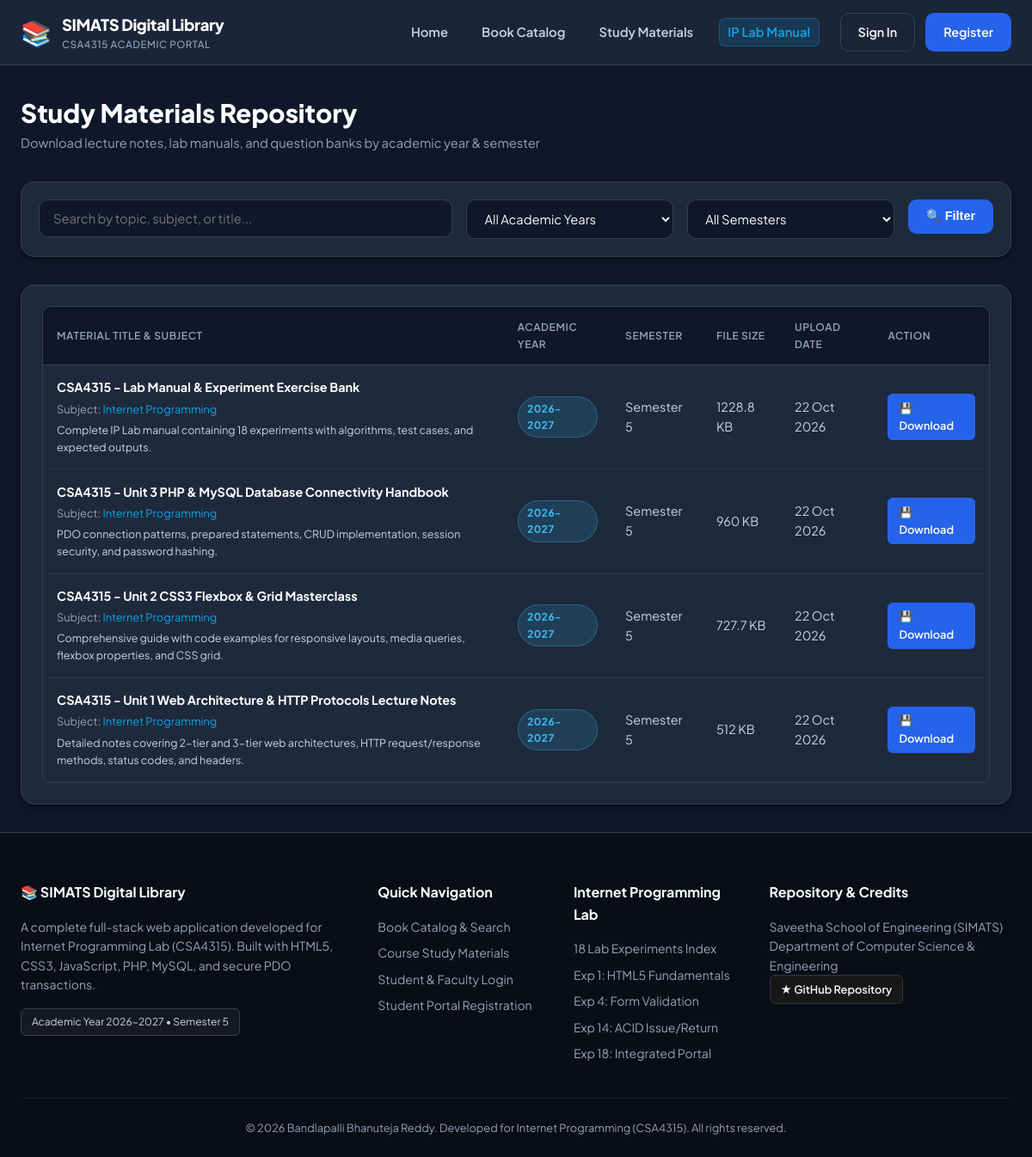
/student/materials.php, run on the app's committed database.
### tables this page shows
CREATE TABLE IF NOT EXISTS study_materials (
    id INT AUTO_INCREMENT PRIMARY KEY,
    title VARCHAR(255) NOT NULL,
    subject VARCHAR(150) NOT NULL,
    academic_year VARCHAR(20) NOT NULL,
    semester VARCHAR(20) NOT NULL,
    description TEXT DEFAULT NULL,
    file_path VARCHAR(255) NOT NULL,
    file_size INT DEFAULT 0,
    uploaded_by INT DEFAULT NULL,
    created_at TIMESTAMP DEFAULT CURRENT_TIMESTAMP,
    FOREIGN KEY (uploaded_by) REFERENCES users(id) ON DELETE SET NULL,
    INDEX idx_material_acad (academic_year, semester)
);

### student/materials.php (the view, shortened to what this page needs)
<?php
$search = trim($_GET['q'] ?? '');
$materials = [];
try {
    $pdo = get_db_connection();
    $sql = "SELECT sm.*, u.name AS uploader_name FROM study_materials sm LEFT JOIN users u ON sm.uploaded_by = u.id WHERE 1=1";
    $params = [];
    $sql .= " ORDER BY sm.id DESC";
    $stmt = $pdo->prepare($sql);
    $stmt->execute($params);
    $materials = $stmt->fetchAll();
} catch (Exception $e) {
    set_flash('error', 'Error fetching study materials: ' . $e->getMessage());
}
include_once __DIR__ . '/../includes/header.php';
?>
<div style="display: flex; justify-content: space-between; align-items: center; margin-bottom: 2rem; flex-wrap: wrap; gap: 1rem;">
    <div>
        <h1 style="font-size: 1.85rem; font-weight: 800; color: #ffffff;">Study Materials Repository</h1>
        <p style="color: var(--text-muted); font-size: 0.92rem;">Download lecture notes, lab manuals, and question banks by academic year & semester</p>
    </div>
</div>
<div class="card" style="margin-bottom: 2rem; padding: 1.25rem;">
    <form action="<?php echo BASE_URL; ?>/student/materials.php" method="GET" style="display: flex; gap: 1rem; flex-wrap: wrap;">
        <div style="flex: 2; min-width: 220px;">
            <input type="text" name="q" class="form-control" placeholder="Search by topic, subject, or title..." value="<?php echo htmlspecialchars($search); ?>">
        </div>
        <div style="flex: 1; min-width: 150px;">
            <select name="year" class="form-control" onchange="this.form.submit()">
                <option value="">All Academic Years</option>
            </select>
        </div>
        <div style="flex: 1; min-width: 150px;">
            <select name="semester" class="form-control" onchange="this.form.submit()">
                <option value="">All Semesters</option>
            </select>
        </div>
        <div>
            <button type="submit" class="btn btn-primary">&#128269; Filter</button>
        </div>
    </form>
</div>
<div class="card" style="padding: 1.5rem;">
    <?php if (!empty($materials)): ?>
        <div class="table-responsive">
            <table class="data-table">
                <thead>
                    <tr>
                        <th>Material Title & Subject</th>
                        <th>Academic Year</th>
                        <th>Semester</th>
                        <th>File Size</th>
                        <th>Upload Date</th>
                        <th>Action</th>
                    </tr>
                </thead>
                <tbody>
                    <?php foreach ($materials as $m): ?>
                        <tr>
                            <td>
                                <strong style="color: #ffffff;"><?php echo htmlspecialchars($m['title']); ?></strong>
                                <div style="font-size: 0.8rem; color: var(--text-muted); margin-top: 0.2rem;">
                                    Subject: <span style="color: var(--accent);"><?php echo htmlspecialchars($m['subject']); ?></span>
                                </div>
                                <p style="font-size: 0.78rem; color: var(--text-secondary); margin-top: 0.3rem;">
                                    <?php echo htmlspecialchars($m['description'] ?? ''); ?>
                                </p>
                            </td>
                            <td><span class="badge badge-info"><?php echo htmlspecialchars($m['academic_year']); ?></span></td>
                            <td><?php echo htmlspecialchars($m['semester']); ?></td>
                            <td><?php echo round(($m['file_size'] ?? 1024) / 1024, 1); ?> KB</td>
                            <td><?php echo date('d M Y', strtotime($m['created_at'])); ?></td>
                            <td>
                                <a href="<?php echo BASE_URL; ?>/materials/download.php?id=<?php echo $m['id']; ?>" class="btn btn-sm btn-primary">
                                    &#128190; Download
                                </a>
                            </td>
                        </tr>
                    <?php endforeach; ?>
                </tbody>
            </table>
        </div>
    <?php else: ?>
        <p style="text-align: center; color: var(--text-muted); padding: 3rem;">No study materials found for the selected filter criteria.</p>
    <?php endif; ?>
</div>
<?php include_once __DIR__ . '/../includes/footer.php'; ?>

### assets/css/style.css (style rules this page uses)
:root { --primary: #2563eb; --primary-hover: #1d4ed8; --primary-light: #dbeafe; --primary-glow: rgba(37, 99, 235, 0.2); --accent: #0ea5e9; --accent-dark: #0284c7; --bg-dark: #0f172a; --bg-surface: #1e293b; --bg-card: #1e293b; --bg-card-hover: #334155; --bg-input: #0f172a; --border-color: #334155; --border-light: #475569; --text-primary: #f8fafc; --text-secondary: #cbd5e1; --text-muted: #94a3b8; --success: #10b981; --success-bg: rgba(16, 185, 129, 0.15); --warning: #f59e0b; --warning-bg: rgba(245, 158, 11, 0.15); --danger: #ef4444; --danger-bg: rgba(239, 68, 68, 0.15); --info: #38bdf8; --info-bg: rgba(56, 189, 248, 0.15); --radius-sm: 6px; --radius-md: 10px; --radius-lg: 16px; --radius-full: 9999px; --shadow-sm: 0 1px 2px rgba(0, 0, 0, 0.3); --shadow-md: 0 4px 6px -1px rgba(0, 0, 0, 0.4), 0 2px 4px -2px rgba(0, 0, 0, 0.3); --shadow-lg: 0 10px 15px -3px rgba(0, 0, 0, 0.5), 0 4px 6px -4px rgba(0, 0, 0, 0.4); --shadow-xl: 0 20px 25px -5px rgba(0, 0, 0, 0.6), 0 8px 10px -6px rgba(0, 0, 0, 0.5); --transition: all 0.2s cubic-bezier(0.4, 0, 0.2, 1); }
*, *::before, *::after { box-sizing: border-box; margin: 0; padding: 0; }
body { font-family: 'Plus Jakarta Sans', -apple-system, BlinkMacSystemFont, 'Segoe UI', Roboto, sans-serif; background-color: var(--bg-dark); color: var(--text-primary); line-height: 1.6; min-height: 100vh; display: flex; flex-direction: column; }
.btn { display: inline-flex; align-items: center; justify-content: center; gap: 0.5rem; padding: 0.65rem 1.25rem; font-size: 0.9rem; font-weight: 600; border-radius: var(--radius-md); border: 1px solid transparent; cursor: pointer; text-decoration: none; transition: var(--transition); }
.btn-sm { padding: 0.35rem 0.75rem; font-size: 0.8rem; border-radius: var(--radius-sm); }
.btn-primary { background: var(--primary); color: #ffffff; }
.card { background: var(--bg-card); border: 1px solid var(--border-color); border-radius: var(--radius-lg); padding: 1.75rem; box-shadow: var(--shadow-md); transition: var(--transition); }
.table-responsive { overflow-x: auto; border-radius: var(--radius-md); border: 1px solid var(--border-color); background: var(--bg-card); }
.data-table { width: 100%; border-collapse: collapse; text-align: left; font-size: 0.9rem; }
.data-table th { background: #0f172a; color: var(--text-muted); padding: 0.9rem 1rem; font-weight: 600; text-transform: uppercase; font-size: 0.75rem; letter-spacing: 0.05em; border-bottom: 1px solid var(--border-color); }
.data-table td { padding: 0.9rem 1rem; border-bottom: 1px solid rgba(255, 255, 255, 0.05); color: var(--text-secondary); }
.badge { display: inline-flex; align-items: center; gap: 0.35rem; padding: 0.25rem 0.65rem; border-radius: var(--radius-full); font-size: 0.75rem; font-weight: 700; text-transform: uppercase; letter-spacing: 0.04em; }
.badge-info { background: var(--info-bg); color: var(--info); border: 1px solid rgba(56, 189, 248, 0.3); }
.form-control { width: 100%; padding: 0.75rem 1rem; background: var(--bg-input); border: 1px solid var(--border-color); border-radius: var(--radius-md); color: var(--text-primary); font-size: 0.92rem; font-family: inherit; transition: var(--transition); }

### data on the page
study_materials: title "CSA4315 - Lab Manual & Experiment Exercise Bank", subject "Internet Programming", description "Complete IP Lab manual containing 18 experiments with algorithms, test cases, and expected outputs.", academic_year "2026-2027", semester "Semester 5", ($m['file_size']??1024)/1024 "1228.8", created_at "22 Oct 2026"
study_materials: title "CSA4315 - Unit 3 PHP & MySQL Database Connectivity Handbook", subject "Internet Programming", description "PDO connection patterns, prepared statements, CRUD implementation, session security, and password hashing.", academic_year "2026-2027", semester "Semester 5", ($m['file_size']??1024)/1024 "960", created_at "22 Oct 2026"
study_materials: title "CSA4315 - Unit 2 CSS3 Flexbox & Grid Masterclass", subject "Internet Programming", description "Comprehensive guide with code examples for responsive layouts, media queries, flexbox properties, and CSS grid.", academic_year "2026-2027", semester "Semester 5", ($m['file_size']??1024)/1024 "727.7", created_at "22 Oct 2026"
study_materials: title "CSA4315 - Unit 1 Web Architecture & HTTP Protocols Lecture Notes", subject "Internet Programming", description "Detailed notes covering 2-tier and 3-tier web architectures, HTTP request/response methods, status codes, and headers.", academic_year "2026-2027", semester "Semester 5", ($m['file_size']??1024)/1024 "512", created_at "22 Oct 2026"

### other printed values
APP_NAME "SIMATS Digital Library"
